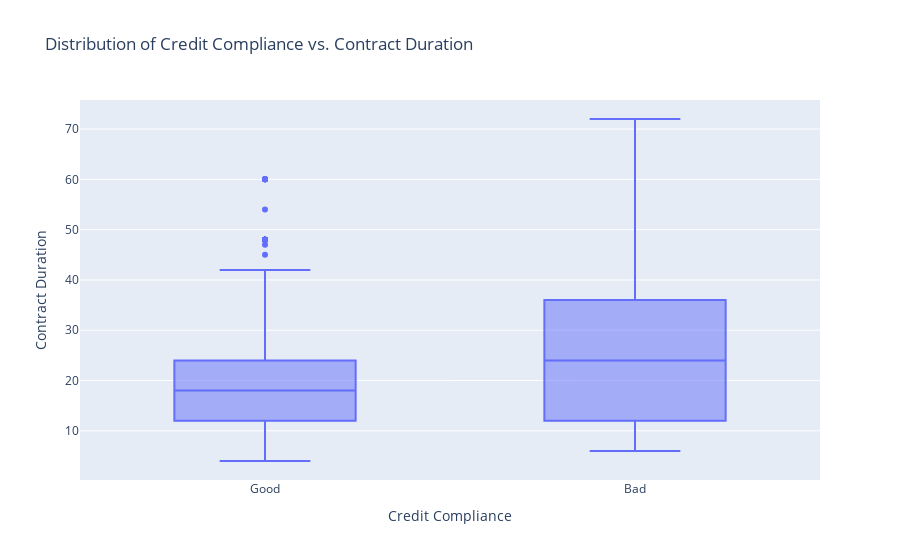

The code cell stored with this chart in its notebook:
### Markdown cell above
### Explorative Data Analysis of Numerical Variables

### Code cell
px.box(df_viz, x='Credit Compliance', y='Contract Duration', title='Distribution of Credit Compliance vs. Contract Duration')

### Figure 1 — Plotly figure (JSON) as saved in the notebook; plotly's stock layout.template omitted (floating-point values rounded to 4 significant figures; data arrays with more than 128 entries replaced by an {"elided": "..."} marker saying what was removed)
{"data": [{"alignmentgroup": "True", "hovertemplate": "Credit Compliance=%{x}<br>Contract Duration=%{y}<extra></extra>", "legendgroup": "", "marker": {"color": "#636efa"}, "name": "", "notched": false, "offsetgroup": "", "orientation": "v", "showlegend": false, "type": "box", "x": {"elided": "1000 str values"}, "x0": " ", "xaxis": "x", "y": {"elided": "1000 int values"}, "y0": " ", "yaxis": "y"}], "layout": {"boxmode": "group", "legend": {"tracegroupgap": 0}, "title": {"text": "Distribution of Credit Compliance vs. Contract Duration"}, "xaxis": {"anchor": "y", "domain": [0, 1], "title": {"text": "Credit Compliance"}}, "yaxis": {"anchor": "x", "domain": [0, 1], "title": {"text": "Contract Duration"}}}}
